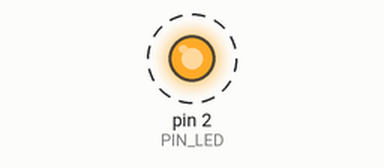
Recording of a sketch running on a simulated Arduino Uno, built with avr-gcc and run on an emulated ATmega328P. On the bench: output pins drawn as LEDs (lit = HIGH). Dashed ring = blinking.

Above: at 0.05 s.
Timing chart, 0 to 3.0 s (numbered marks = the images above):
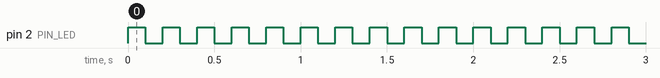

Measured:
- by itself, pin 2 (PIN_LED): alternates HIGH for 0.10 s and LOW for 0.10 s

The sketch:

Chapter0.ino
```cpp
#define PIN_LED 2
// the setup function runs once when you press reset or power the board
void setup() {
  // initialize digital pin LED_BUILTIN as an output.
  pinMode(PIN_LED, OUTPUT);
}
// the loop function runs over and over again forever
void loop() {
  digitalWrite(PIN_LED, HIGH);  // turn the LED off (HIGH is the voltage level)
  delay(100);                   // wait for a second
  digitalWrite(PIN_LED, LOW);   // turn the LED on by making the voltage LOW
  delay(100);                   // wait for a second
}
```
